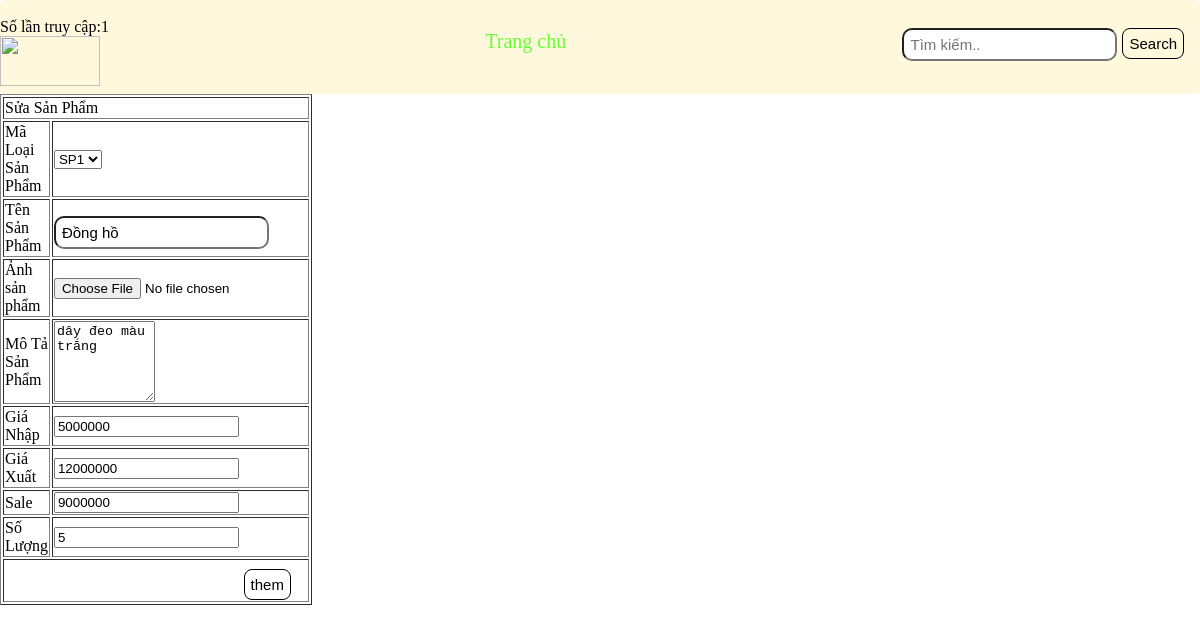
Screenshot of /update_sp.php?id=3 with the database file from the repository.
### tables this page shows
CREATE TABLE `adproduct` (
  `Ma_loaisp` varchar(50) NOT NULL,
  `ma_sp` varchar(50) NOT NULL,
  `tensp` varchar(100) NOT NULL,
  `anhsp` varchar(255) NOT NULL,
  `motasp` text NOT NULL,
  `gianhap` int(11) NOT NULL,
  `giaxuat` int(11) NOT NULL,
  `khuyenmai` int(11) NOT NULL,
  `soluong` int(11) NOT NULL,
  `ngay_nhap` date NOT NULL
);

### update_sp.php (the view, shortened to what this page needs)
<?php require_once "./view/header.php"; ?>
<body>
  <?php
    require_once "connect.php";
    require_once "view/header1.php";
    $id = $_GET["id"];
    $sql = "SELECT * FROM adproduct WHERE ma_sp = '$id'";
    $rel = mysqli_query($conn, $sql);
    $sanpham = mysqli_fetch_assoc($rel);
    $txt_tensp = isset($_COOKIE["txt_tensp"])?trim($_COOKIE["txt_tensp"]): $sanpham["tensp"];
    $txt_motasp = isset($_COOKIE["txt_motasp"])?trim($_COOKIE["txt_motasp"]): $sanpham["motasp"];
    $txt_gianhap = isset($_COOKIE["txt_gianhap"])?trim($_COOKIE["txt_gianhap"]): $sanpham["gianhap"];
    $txt_giaxuat = isset($_COOKIE["txt_giaxuat"])?trim($_COOKIE["txt_giaxuat"]): $sanpham["giaxuat"];
    $txt_soluong = isset($_COOKIE["txt_soluong"])?trim($_COOKIE["txt_soluong"]): $sanpham["soluong"];
    $txt_khuyenmai = isset($_COOKIE["txt_khuyenmai"])?trim($_POST["txt_khuyenmai"]): $sanpham["khuyenmai"];
    ?>
  <div action="" method="post" enctype="multipart/form-data">
    <table width="200" border="1">
      <tr>
        <td colspan="2">Sửa Sản Phẩm</td>
      </tr>
      <tr>
        <td>Mã Loại Sản Phẩm</td>
        <td>
          <?php $sql = "SELECT * FROM adproducttype";
             $rel = mysqli_query($conn, $sql);
            ?>
          <select name="ma_loaisp" id="ma_loaisp">
            <?php if(mysqli_num_rows($rel) > 0) {
                while ($r = mysqli_fetch_assoc($rel)) {
                    ?>
            <option value="<?php echo $r['Ma_loaisp'] ?>">
              <?php echo $r['Ma_loaisp'] ?>
            </option>
            <?php   }
            } ?>
          </select>
        </td>
      </tr>
      <tr>
        <td>Tên Sản Phẩm</td>
        <td><input name="tensp" type="text" id="ten_sp" value="<?php echo $txt_tensp?>"></td>
      </tr>
      <tr>
        <td>Ảnh sản phẩm</td>
        <td><input type="file" name="anhsp" id="anhsp"></td>
      </tr>
      <tr>
        <td>Mô Tả Sản Phẩm</td>
        <td><textarea name="motasp" cols="10" rows="5" id="motasp"><?php echo $txt_motasp?></textarea></td>
      </tr>
      <tr>
        <td>Giá Nhập</td>
        <td><input name="gianhap" type="number" id="gianhap" value="<?php echo $txt_gianhap?>"></td>
      </tr>
      <tr>
        <td>Giá Xuất</td>
        <td><input name="giaxuat" type="number" id="giaxuat" value="<?php echo $txt_giaxuat?>"></td>
      </tr>
      <tr>
        <td>Sale</td>
        <td><input name="khuyenmai" type="number" id="khuyenmai" value="<?php echo $txt_khuyenmai?>"></td>
      </tr>
      <tr>
        <td>Số Lượng</td>
        <td><input name="soluong" type="number" id="soluong" value="<?php echo $txt_soluong?>"></td>
      </tr>
      <tr>
        <td colspan="2"><button onClick="handleClick()" name="btn_submit" type="submit">them</button></td>
      </tr>
    </table>
  </div>
</body>
</html>

### public/stylee.css (style rules this page uses)
body { margin: 0; padding: 0; box-sizing: border-box; }
input[type="text"] { padding: 6px; margin-top: 8px; font-size: 15px; margin-right: 5px; border-radius: 10px; }
button { float: right; padding: 6px; margin-top: 8px; margin-right: 16px; background: center; font-size: 15px; border: 1px solid; border-radius: 8px; cursor: pointer; }

### rows the page displays
adproduct: tensp "Đồng hồ", motasp "dây đeo màu trắng", gianhap "5000000", giaxuat "12000000", khuyenmai "9000000", soluong "5"

### other values shown
$_SESSION['counter'] "1"
form field ma_loaisp "SP1"
